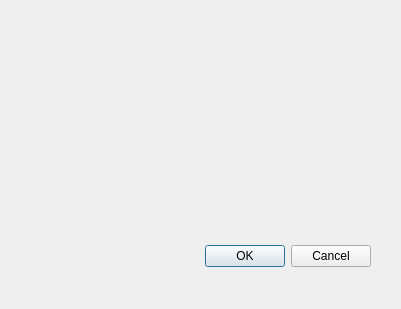
<?xml version="1.0" encoding="UTF-8"?>
<ui version="4.0">
 <class>Dialog</class>
 <widget class="QDialog" name="Dialog">
  <property name="geometry">
   <rect>
    <x>0</x>
    <y>0</y>
    <width>401</width>
    <height>309</height>
   </rect>
  </property>
  <property name="windowTitle">
   <string>Dialog</string>
  </property>
  <widget class="QDialogButtonBox" name="buttonBox">
   <property name="geometry">
    <rect>
     <x>30</x>
     <y>240</y>
     <width>341</width>
     <height>32</height>
    </rect>
   </property>
   <property name="orientation">
    <enum>Qt::Horizontal</enum>
   </property>
   <property name="standardButtons">
    <set>QDialogButtonBox::Cancel|QDialogButtonBox::Ok</set>
   </property>
  </widget>
 </widget>
 <resources/>
 <connections>
  <connection>
   <sender>buttonBox</sender>
   <signal>accepted()</signal>
   <receiver>Dialog</receiver>
   <slot>accept()</slot>
   <hints>
    <hint type="sourcelabel">
     <x>248</x>
     <y>254</y>
    </hint>
    <hint type="destinationlabel">
     <x>157</x>
     <y>274</y>
    </hint>
   </hints>
  </connection>
  <connection>
   <sender>buttonBox</sender>
   <signal>rejected()</signal>
   <receiver>Dialog</receiver>
   <slot>reject()</slot>
   <hints>
    <hint type="sourcelabel">
     <x>316</x>
     <y>260</y>
    </hint>
    <hint type="destinationlabel">
     <x>286</x>
     <y>274</y>
    </hint>
   </hints>
  </connection>
 </connections>
</ui>
